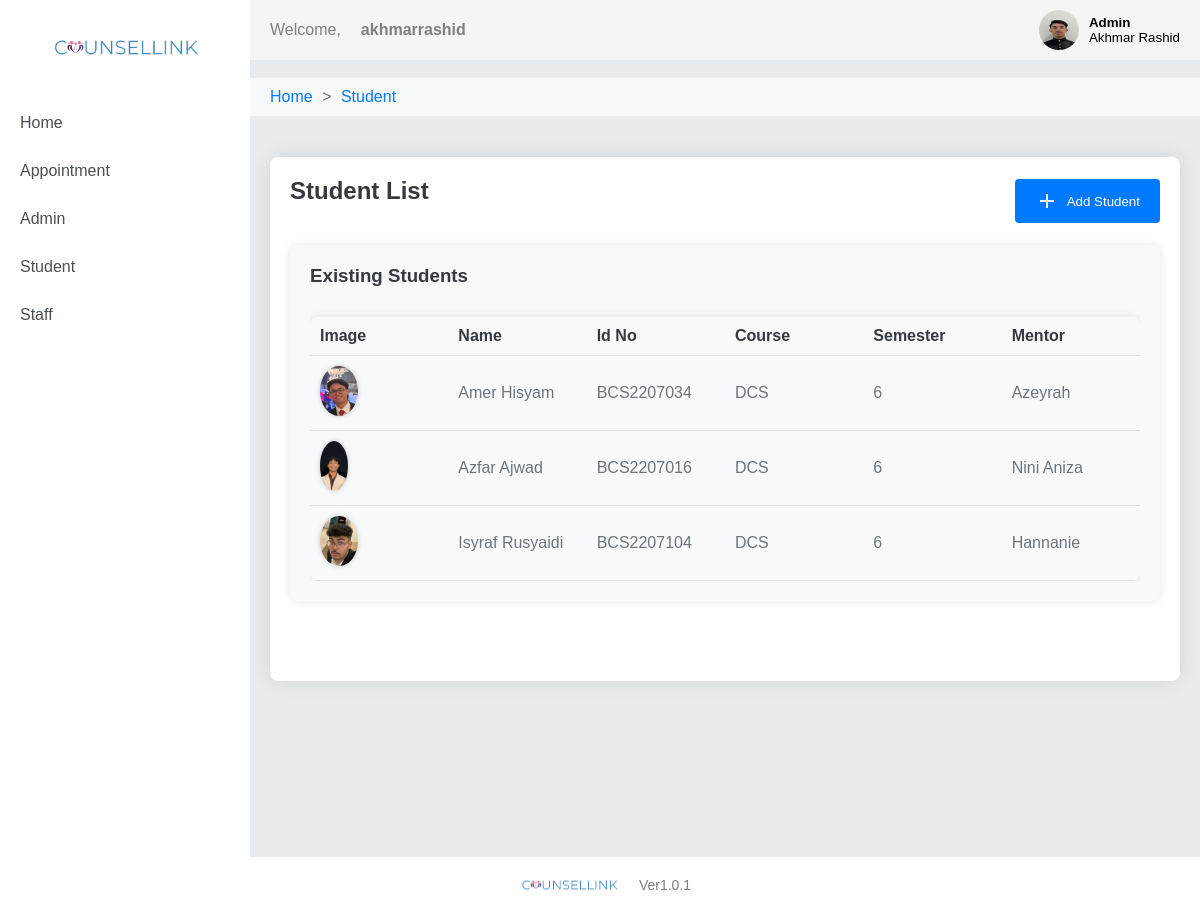
The app's page /student-list/ (signed in) with its own data.
### website/models.py (models this page shows, shortened)
class Admin(models.Model):
    user = models.OneToOneField(User, on_delete=models.CASCADE)
    adminPhoneno = models.CharField(max_length=12,null=True)
    adminImage = models.ImageField(upload_to="admin_images/",null=True,blank=True,default=default_admin_image)

class Student(models.Model):
    user = models.OneToOneField(User, on_delete=models.CASCADE)
    studentName = models.CharField(max_length=100, null=True)
    stuIdNo = models.CharField(max_length=11,null=True)
    gender = models.TextField(max_length=6,null=True)
    stuPhoneno = models.CharField(max_length=12,null=True)
    stuIcNo = models.CharField(max_length=12,null=True)
    course = models.CharField(max_length=100,null=True)
    semester = models.SmallIntegerField(null=True)
    mentor = models.CharField(max_length=100,null=True)
    address = models.CharField(max_length=100,null=True)
    stuImage = models.ImageField(upload_to="student_images/",null=True,blank=True,default=default_student_image)
    race = models.CharField(max_length=10,null=True)
    religion = models.CharField(max_length=20,null=True)
    guardian = models.CharField(max_length=12,null=True)
    @property
    def studentName(self):
        return f"{self.user.first_name} {self.user.last_name}"

### website/views.py (the view)
# urls.py: path('student-list/', views.student_list, name='student_list'),
@login_required
def student_list(request):
    students = Student.objects.all()
    context = {
        'students': students,
        'user': request.user
    }
    return render(request, 'admin/studentList.html', context)

### website/templates/admin/studentList.html (shortened to what this page needs)
{% load static %}
<!DOCTYPE html>
<html lang="en">
<head>
    <link href="{% static 'css/style.css' %}" rel="stylesheet">
    <link href="{% static 'css/admin.css' %}" rel="stylesheet">
</head>
<body>
    <header>
        <nav>
            <div class="nav-left">
                <p>Welcome,</p>
                <p><strong>{{ user.username }}</strong></p>
            </div>
            <div class="nav-right">
                <div class="dropdown_profile">
                    <button onclick="toggleDropdown()">
                        {% if user.admin.adminImage %}
                            <img src="{{ user.admin.adminImage.url }}">
                        {% else %}
                            <img src="{% static 'img/default.png' %}">
                        {% endif %}
                        <div class="profile-details">
                            <p><strong>Admin</strong></p>
                            <p>{{ user.get_full_name }}</p>
                        </div>
                    </button>
                </div>
            </div>
        </nav>
    </header>
    <br>
    <div class="breadcrumb-wrapper">
        <div class="breadcrumb">
            <a href="{% url 'dashboard_admin' %}">Home</a> <span>&gt;</span>
            <a href="{% url 'student_list' %}">Student</a>
        </div>
    </div>
    <div class="sidenav">
        <div class="sidenav-logo">
            <img src="{% static 'img/CounselLinkLogo.png' %}" alt="CounselLink Logo">
        </div>
        <a href="{% url 'dashboard_admin' %}" class="sidenav-item">Home</a>
        <a href="{% url 'manage_appointment' %}" class="sidenav-item">Appointment</a>
        <a href="{% url 'admin_list' %}" class="sidenav-item">Admin</a>
        <a href="{% url 'student_list' %}" class="sidenav-item">Student</a>
        <a href="{% url 'staff_list' %}" class="sidenav-item">Staff</a>
    </div>
    <div class="main">
        <div class="main-content">
            <div class="header-container">
                <h2>Student List</h2>
                <button class="add-button" onclick="redirectToCreateStudent()">
                    <svg xmlns="http://www.w3.org/2000/svg" viewBox="0 0 24 24"><path d="M19 13H13V19H11V13H5V11H11V5H13V11H19V13Z"/></svg>
                    Add Student</button>
            </div>
            <div class="section-container">
                <div class="section">
                    <h3>Existing Students</h3>
                    <div class="section-content">
                        <table class="admin-table">
                            <thead>
                                <tr>
                                    <th>Image</th>
                                    <th>Name</th>
                                    <th>Id No</th>
                                    <th>Course</th>
                                    <th>Semester</th>
                                    <th>Mentor</th>
                                </tr>
                            </thead>
                            <tbody>
                                {% for student in students %}
                                    <tr onclick="redirectToStudentDetail('{{ student.user.username }}')" style="cursor: pointer;">
                                        <td>
                                            {% if student.stuImage %}
                                                <img src="{{ student.stuImage.url }}" alt="Student Image" class="student-image">
                                            {% else %}
                                                <img src="{% static 'img/default.png' %}" alt="Default Image" class="student-image">
                                            {% endif %}
                                        </td>
                                        <td>{{ student.studentName }}</td>
                                        <td>{{ student.stuIdNo }}</td>
                                        <td>{{ student.course }}</td>
                                        <td>{{ student.semester }}</td>
                                        <td>{{ student.mentor }}</td>
                                    </tr>
                                {% endfor %}
                            </tbody>
                        </table>
                    </div>
                </div>
            </div>
        </div>
    </div>
    <footer class="footer">
        <div class="footer-content flex justify-center items-center">
            <img class="footer-logo" src="{% static 'img/CounselLinkLogo.png' %}" alt="logo">
            <p class="footer-version">Ver1.0.1</p>
        </div>
    </footer>
</body>
</html>

### website/static/css/style.css (style rules this page uses)
* { margin: 0; padding: 0; box-sizing: border-box; }
body, html { height: 100%; margin: 0; padding: 0; display: flex; flex-direction: column; }
body { font-family: Arial, sans-serif; background-color: #e9ecef; }
.sidenav { height: 100%; width: 250px; position: fixed; top: 0; left: 0; background-color: white; padding-top: 20px; color: white; }
.sidenav-logo { text-align: center; margin-bottom: 20px; }
.sidenav-logo img { width: 180px; height: auto; }
.sidenav-item { padding: 15px 20px; text-decoration: none; color: #495057; display: block; transition: background-color 0.3s ease; }
.footer { background-color: white; color: gray; text-align: center; padding: 10px 0; position: relative; bottom: 0; width: 100%; flex-shrink: 0; }
.footer-content { display: flex; justify-content: center; align-items: center; }
.footer-logo { width: 120px; height: auto; margin-right: 10px; }
.footer-version { font-size: 14px; }
.main { flex: 1; margin-left: 250px; padding: 20px; min-height: calc(100vh - 40px - 20px); box-sizing: border-box; }
.main-content { margin: 0 auto; background-color: #fff; padding: 20px; border-radius: 8px; box-shadow: 0 0 20px rgba(0, 0, 0, 0.1); margin-top: 20px; }
.main-content h2 { color: #343a40; margin-bottom: 20px; }
.section-container { display: flex; justify-content: space-between; margin-top: 20px; }
.section { flex: 0 0 100%; background-color: #f8f9fa; padding: 20px; margin-bottom: 20px; border-radius: 8px; box-shadow: 0 0 10px rgba(0, 0, 0, 0.1); }
.section h3 { color: #343a40; margin-bottom: 10px; }
.section-content { color: #6c757d; overflow-x: auto; }
header { background-color: whitesmoke; color: gray; padding: 10px 20px; position: fixed; width: calc(100% - 250px); left: 250px; top: 0; z-index: 1000; }
nav { display: flex; justify-content: space-between; align-items: center; }
.nav-left, .nav-right { display: flex; align-items: center; }
.nav-left p { margin-right: 20px; }
.nav-right { display: flex; align-items: center; }
.nav-right img { width: 40px; height: 40px; border-radius: 50%; margin-right: 10px; }
.nav-right div { text-align: left; }
.nav-right div p { margin: 0; }
.breadcrumb-wrapper { margin-top: 60px; width: calc(100% - 250px); left: 250px; position: relative; z-index: 900; }
.breadcrumb { background-color: #f8f9fa; padding: 10px 20px; border-bottom: 1px solid #e9ecef; position: relative; z-index: 910; }
.breadcrumb a { color: #007bff; text-decoration: none; margin-right: 5px; }
.breadcrumb span { margin-right: 5px; color: #6c757d; }
.dropdown_profile { position: relative; }
.dropdown_profile button { display: flex; align-items: center; background: none; border: none; cursor: pointer; }
.dropdown_profile .profile-details { display: flex; flex-direction: column; }
.dropdown_profile .profile-details p { margin: 0; }
.dropdown_profile button img { width: 40px; height: 40px; border-radius: 50%; margin-right: 10px; }
.dropdown_profile button div { text-align: left; }

### website/static/css/admin.css (style rules this page uses)
.admin-table { width: 100%; border-collapse: collapse; margin-top: 20px; box-shadow: 0 0 10px rgba(0, 0, 0, 0.1); border-radius: 8px; overflow: hidden; table-layout: fixed; }
.admin-table th, .admin-table td { padding: 10px; text-align: left; border-bottom: 1px solid #dee2e6; word-wrap: break-word; }
.admin-table th { background-color: #f8f9fa; color: #343a40; }
.admin-image, .staff-image, .student-image { max-width: 50px; max-height: 50px; border-radius: 50%; box-shadow: 0 0 5px rgba(0, 0, 0, 0.2); }
.header-container { display: flex; justify-content: space-between; align-items: center; margin-bottom: 20px; }
.add-button { padding: 10px 20px; background-color: #007bff; color: white; border: none; border-radius: 4px; cursor: pointer; display: flex; align-items: center; transition: background-color 0.3s ease; }
.add-button svg { margin-right: 8px; width: 24px; height: 24px; fill: white; }
.section-container { margin-bottom: 40px; }

### records on screen
Student: stuImage (picture), studentName "Amer Hisyam", stuIdNo "BCS2207034", course "DCS", semester "6", mentor "Azeyrah"
Student: stuImage (picture), studentName "Azfar Ajwad", stuIdNo "BCS2207016", course "DCS", semester "6", mentor "Nini Aniza"
Student: stuImage (picture), studentName "Isyraf Rusyaidi", stuIdNo "BCS2207104", course "DCS", semester "6", mentor "Hannanie"

### other values on screen
{{ user.username }} "akhmarrashid"
{{ user.get_full_name }} "Akhmar Rashid"
